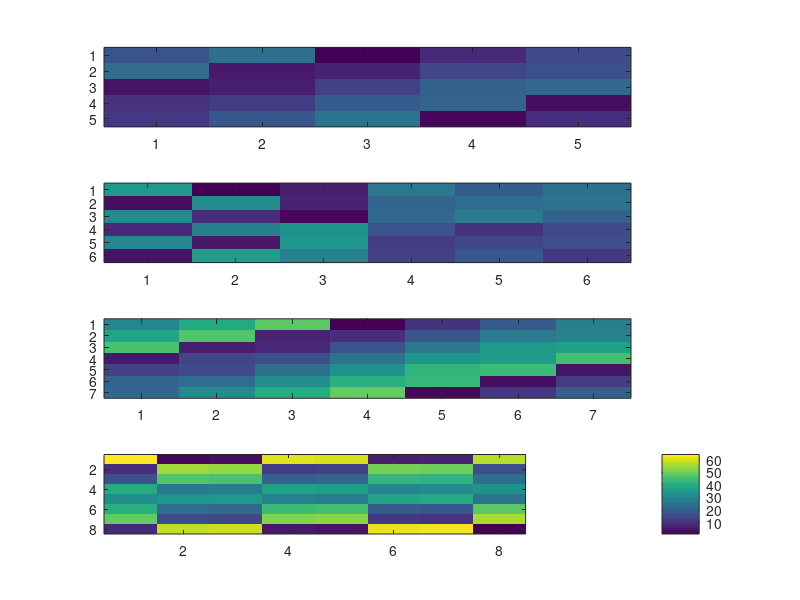
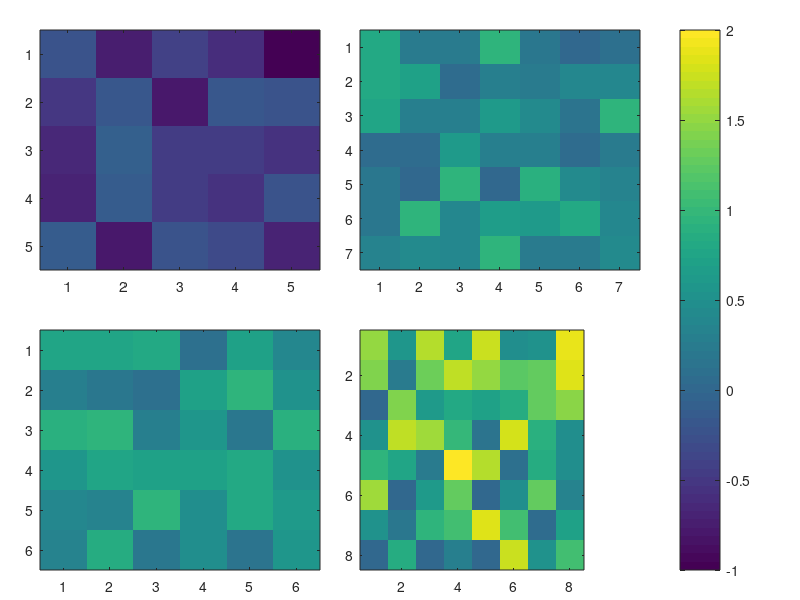

Write MATLAB code to recreate these figures, in order.
ax(1)=subplot(4,1,1);
imagesc(magic(5),[1 64])
ax(2)=subplot(4,1,2);
imagesc(magic(6),[1 64])
ax(3)=subplot(4,1,3);
imagesc(magic(7),[1 64])
ax(4)=subplot(4,1,4);
imagesc(magic(8),[1 64])
h=colorbar;
set(h, 'Position', [.8314 .11 .0581 .8150])
for i=1:4
      pos=get(ax(i), 'Position');
      set(ax(i), 'Position', [pos(1) pos(2) 0.85*pos(3) pos(4)]);
end

%%%%%%%%%%%%%%%%

clim=[-1 2]; % Data range...

figure; hold on; axis off;
ax(1)=axes('position',[0.05 0.55 0.35 0.40]);
  imagesc(rand(5,5)-1);
ax(2)=axes('position',[0.05 0.05 0.35 0.40]);
  imagesc(rand(6,6));
ax(3)=axes('position',[0.45 0.55 0.35 0.40]);
  imagesc(rand(7,7));
ax(4)=axes('position',[0.45 0.05 0.35 0.40]);
  imagesc(2*rand(8,8));

caxis(clim);
set(ax,'CLim',clim);
h=colorbar;
  set(h,'position',[0.85 0.05 0.05 0.90])